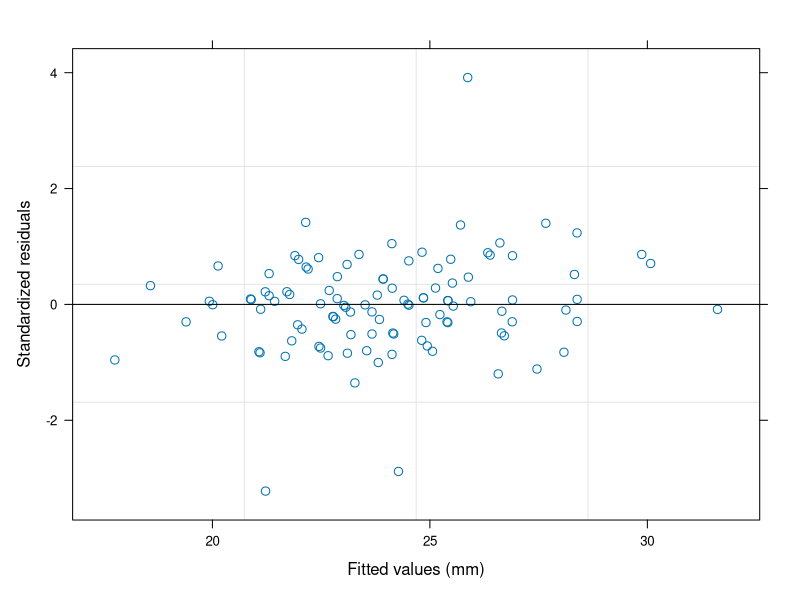

Recreate this plot in R. (Note: this script raises an error after producing the figure.)
.libPaths(c(path.expand("~/R/library"), .libPaths()))
suppressPackageStartupMessages({library(nlme); library(lattice)})

# Writes the values R's plot.lme plots for the Orthodont fit: the x (fitted),
# the y (Pearson residuals), the group of each row, and the axis labels.
# The Python proof reads these, since lme is not translated yet.
fit <- lme(distance ~ age, data = Orthodont, control = lmeControl(apVar = FALSE))
p <- plot(fit)
pa <- p$panel.args[[1]]
groups <- as.character(getGroups(fit))
stopifnot(identical(groups, as.character(names(fitted(fit)))))
out <- data.frame(
  fitted = as.numeric(pa$x),
  pearson = as.numeric(pa$y),
  group = groups,
  stringsAsFactors = FALSE
)
write.csv(out, "proof/data/plot-lme-orthodont.csv", row.names = FALSE)
labels <- list(xlab = p$xlab, ylab = p$ylab)
writeLines(
  sprintf('{"xlab": "%s", "ylab": "%s"}', labels$xlab, labels$ylab),
  "proof/data/plot-lme-orthodont.json"
)
